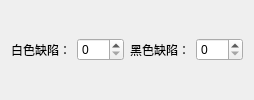
             <widget class="QWidget" name="page_0">
              <layout class="QGridLayout" name="gridLayout_10">
               <item row="0" column="0">
                <widget class="QLabel" name="lb_whiteBad">
                 <property name="text">
                  <string>白色缺陷：</string>
                 </property>
                </widget>
               </item>
               <item row="0" column="1">
                <widget class="QSpinBox" name="sp_whiteBad">
                 <property name="enabled">
                  <bool>true</bool>
                 </property>
                 <property name="buttonSymbols">
                  <enum>QAbstractSpinBox::UpDownArrows</enum>
                 </property>
                 <property name="minimum">
                  <number>0</number>
                 </property>
                 <property name="maximum">
                  <number>255</number>
                 </property>
                </widget>
               </item>
               <item row="0" column="3">
                <widget class="QSpinBox" name="sp_blackBad">
                 <property name="enabled">
                  <bool>true</bool>
                 </property>
                 <property name="buttonSymbols">
                  <enum>QAbstractSpinBox::UpDownArrows</enum>
                 </property>
                 <property name="minimum">
                  <number>0</number>
                 </property>
                 <property name="maximum">
                  <number>255</number>
                 </property>
                </widget>
               </item>
               <item row="0" column="2">
                <widget class="QLabel" name="lb_blackBad">
                 <property name="text">
                  <string>黑色缺陷：</string>
                 </property>
                </widget>
               </item>
              </layout>
             </widget>
